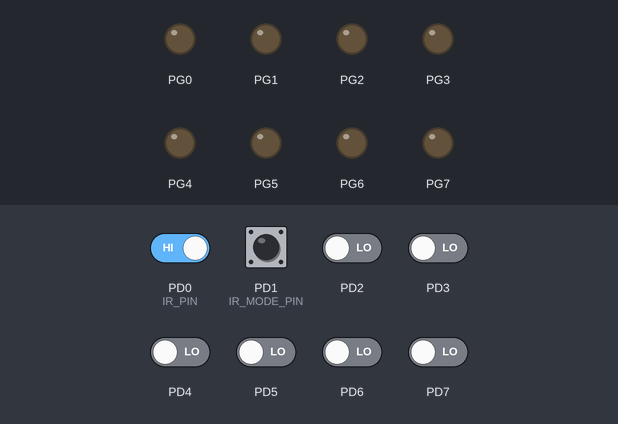
This program was run on a simulated ATmega128, built with avr-gcc and emulated at 8 MHz (the files do not name the chip). On the bench: output pins drawn as LEDs (lit = HIGH). The test bench sets the inputs (shaded band); at power-on: PD0 (IR_PIN), PD1 (IR_MODE_PIN) HIGH, PD2–7 LOW.

Above: at 1.2 s.
1.3 s: PD0 (IR_PIN) driven LOW
At 2.1 s:
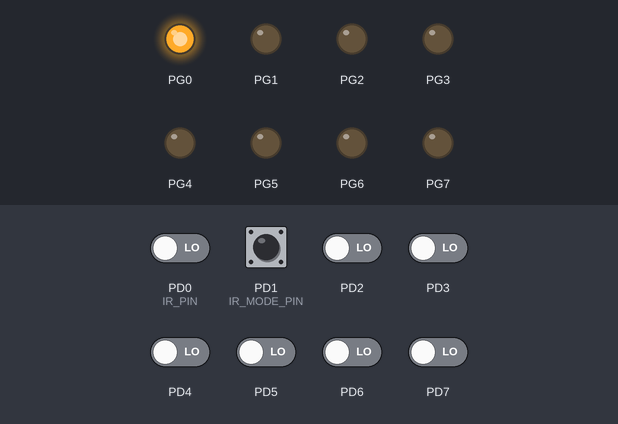
2.8 s: PD0 (IR_PIN) driven HIGH
At 3.3 s:
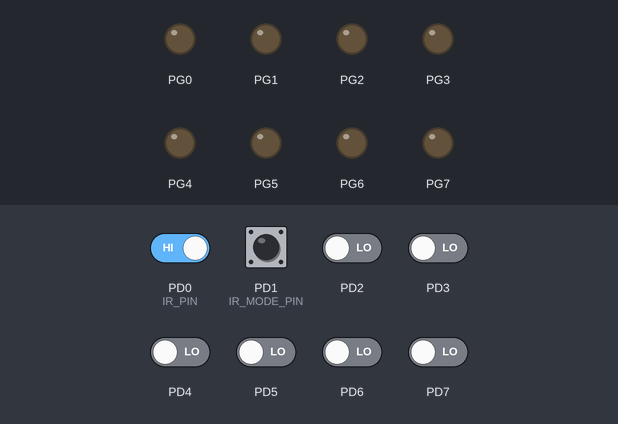
Timing chart, 0 to 5.8 s (numbered marks = the images above; inputs shaded):
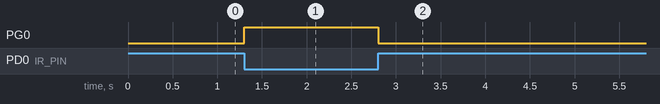

Measured:
- after the input at 1.3 s, PG0: LOW → HIGH at once
- after the input at 2.8 s, PG0: HIGH → LOW at once

The program:

main.c
```c
#include "ir_sensor/ir.h"
#include "util/delay.h"
#include "avr/io.h"
#include "avr/interrupt.h"

int main(void)
{
  //initialize IR with mode
	ir_init(IR_MODE_PIN);
	//state to take value in
	ir_state state = ir_no_change;
	//for testing driver
	DDRG = 0xFF;
	//enable global interrupt
	sei();
  while(1)
  {
    //get new state
    state = ir_get_state(IR_MODE_PIN);
    //action to be done
    if(state == ir_obstacle)
    {
      PORTG |= (1 << 0);
    }
    else if(state == ir_no_obstacle)
    {
      PORTG &= ~(1 << 0);
    }
  }
}
```

ext_interrupt.c
```c
#include "ext_interrupt.h"
#include "avr/io.h"
#include "avr/interrupt.h"

void exti_init(unsigned char exti_select)
{
	//interrupt pin as input
	if(exti_select < 4)
	{
		DDRD &= ~(1 << exti_select);		//input
		#if (EXTI_PULLUP_INPUT == 1)
			PORTD |= (1 << exti_select);	//activate pull up
		#endif
	}
	else if(exti_select >= 4)
	{
		DDRE &= ~(1 << exti_select);		//input
		#if (EXTI_PULLUP_INPUT == 1)
			PORTE |= (1 << exti_select);	//activate pull up
		#endif
	}
}

void exti_onoff(unsigned char exti_select, unsigned char status)
{
	if(status == 1)			    //enabling interrupt
		EIMSK |= (1 << exti_select);
	else if(status == 0)		//disabling interrupt
		EIMSK &= ~(1 << exti_select);
}

void exti_change_mode(unsigned char exti_select, unsigned char exti_mode)
{
	//interrupt trigger action
	if(exti_select < 4)
	{
		EICRA |= ( exti_mode << (exti_select * 2) );
	}
	else if(exti_select >= 4)
	{
		EICRB |= ( exti_mode << ( (exti_select - 4) * 2 ) );
	}
}

void (*ptr_to_callback[8])(void);
void exti_callback(void (*ptr_service_func)(void), unsigned char exti_select)
{
	ptr_to_callback[exti_select] = ptr_service_func;
}

ISR(INT0_vect)
{
	//execute the function made by user
	(*ptr_to_callback[0])();
}

ISR(INT1_vect)
{
	//execute the function made by user
	(*ptr_to_callback[1])();
}

ISR(INT2_vect)
{
	//execute the function made by user
	(*ptr_to_callback[2])();
}

ISR(INT3_vect)
{
	//execute the function made by user
	(*ptr_to_callback[3])();
}

ISR(INT4_vect)
{
	//execute the function made by user
	(*ptr_to_callback[4])();
}

ISR(INT5_vect)
{
	//execute the function made by user
	(*ptr_to_callback[5])();
}

ISR(INT6_vect)
{
	//execute the function made by user
	(*ptr_to_callback[6])();
}

ISR(INT7_vect)
{
	//execute the function made by user
	(*ptr_to_callback[7])();
}
```

ext_interrupt.h
```c
#ifndef EXT_INTERRUPT_H_
#define EXT_INTERRUPT_H_

#define	EXTI_ON_CHANGE		1
#define EXTI_FALLING		  2
#define EXTI_RISING		    3

#ifndef EXTI_PULLUP_INPUT
	#define EXTI_PULLUP_INPUT	0
#endif

void exti_init(unsigned char);
void exti_onoff(unsigned char, unsigned char);
void exti_change_mode(unsigned char, unsigned char);
void exti_callback(void (*ptr_service_func)(void), unsigned char exti_select);

#endif /* EXT_INTERRUPT_H_ */
```

ir.c
```c
#include "ir.h"

//ir is normally high and gives low when something on the way

//normal pin mode variables and functions
static unsigned char ir_new_state = 1;
static unsigned char ir_old_state = 1;
static void ir_read();

//interrupt mode variables & functions
volatile ir_state ir_edge_flag = 0;
static void ir_interrupt();

//used by both
volatile ir_state state = ir_no_change;

void ir_init(unsigned char mode)
{
	//enable external interrupt on falling edge
	switch(mode)
	{
		case IR_MODE_INT:
			//initialize interrupt
			exti_init(IR_PIN);
			//enable interrupt
			exti_onoff(IR_PIN, 1);
			//make mode falling
			exti_change_mode(IR_PIN, EXTI_FALLING);
			//send function to ISR
			exti_callback(ir_interrupt, IR_PIN);
		break;

		case IR_MODE_PIN:
			//define IR pin as input
			IR_DDR &= ~(1 << IR_PIN);
		break;
	}
}

void ir_read()
{
	//read and put data in new state
	ir_new_state = (IR_PORT >> IR_PIN) & 0x01;
	//check if any change occurred
	if(ir_new_state == 0 && ir_old_state == 1)
		state = ir_obstacle;
	else if(ir_new_state == 1 && ir_old_state == 0)
		state = ir_no_obstacle;
	//put new state in old state
	ir_old_state = ir_new_state;
}

void ir_interrupt()
{
	if(ir_edge_flag == 0)
	{
		ir_edge_flag = 1;
		exti_change_mode(IR_PIN, EXTI_RISING);
		state = ir_obstacle;
	}
	else if(ir_edge_flag == 1)
	{
		ir_edge_flag = 0;
		exti_change_mode(IR_PIN, EXTI_FALLING);
		state = ir_no_obstacle;
	}
}

ir_state ir_get_state(unsigned char mode)
{
	switch(mode)
	{
		case IR_MODE_INT:
		//do nothing interrupt does everything
		break;

		case IR_MODE_PIN:
		ir_read();
		break;
	}
	return state;
}
```

ir.h
```c
#ifndef IR_H_
#define IR_H_

#ifndef F_CPU
	#define F_CPU	8000000UL
#endif

#ifndef	NULL
	#define NULL   ( (void*)0 )
#endif

#include	"avr/io.h"
#include	"../ext_interrupt/ext_interrupt.h"
#include	"util/delay.h"

#define IR_DDR	DDRD
#define IR_PORT	PIND
#define	IR_PIN	0

#define IR_MODE_INT 0
#define IR_MODE_PIN 1

typedef enum
{
	ir_no_obstacle,
	ir_obstacle,
	ir_no_change
}ir_state;

void ir_init(unsigned char);
ir_state ir_get_state(unsigned char);

#endif /* IR_H_ */
```

ext_interrupt.c
```c
#include "ext_interrupt.h"
#include "avr/io.h"
#include "avr/interrupt.h"

void exti_void_init(unsigned char exti_select)
{
	//interrupt trigger action
	if(exti_select < 4)
	{
		EICRA |= ( EXTI_MODE << (exti_select * 2) );
		//define interrupt pins as inputs
		DDRD &= ~(1 << exti_select);		//input
		#if (EXTI_PULLUP_INPUT == 1)
		PORTD |= (1 << exti_select);		//activate pull up
		#endif
	}
	else if(exti_select >= 4)
	{
		EICRB |= ( EXTI_MODE << ( (exti_select - 4) * 2 ) );
		//define interrupt pins as inputs
		DDRE &= ~(1 << exti_select);		//input
		#if (EXTI_PULLUP_INPUT == 1)
		PORTE |= (1 << exti_select);		//activate pull up
		#endif
	}
}

void exti_void_onoff(unsigned char exti_select, unsigned char status)
{
	if(status == 1)				//enabling interrupt
		EIMSK |= (1 << exti_select);
	else if(status == 0)		//disabling interrupt
		EIMSK &= ~(1 << exti_select);
}

void (*ptr_to_callback[8])(void);
void exti_void_callback(void (*ptr_service_func)(void), unsigned char exti_select)
{
	ptr_to_callback[exti_select] = ptr_service_func;
}

ISR(INT0_vect)
{
	//execute the function made by user
	(*ptr_to_callback[0])();
}

ISR(INT1_vect)
{
	//execute the function made by user
	(*ptr_to_callback[1])();
}

ISR(INT2_vect)
{
	//execute the function made by user
	(*ptr_to_callback[2])();
}

ISR(INT3_vect)
{
	//execute the function made by user
	(*ptr_to_callback[3])();
}

ISR(INT4_vect)
{
	//execute the function made by user
	(*ptr_to_callback[4])();
}

ISR(INT5_vect)
{
	//execute the function made by user
	(*ptr_to_callback[5])();
}

ISR(INT6_vect)
{
	//execute the function made by user
	(*ptr_to_callback[6])();
}

ISR(INT7_vect)
{
	//execute the function made by user
	(*ptr_to_callback[7])();
}
```

ext_interrupt.h
```c
#ifndef EXT_INTERRUPT_H_
#define EXT_INTERRUPT_H_

#define	EXTI_ON_CHANGE		1
#define EXTI_FALLING		  2
#define EXTI_RISING			  3

#ifndef	EXTI_MODE
	#define EXTI_MODE			EXTI_RISING
#endif

#ifndef EXTI_PULLUP_INPUT
	#define EXTI_PULLUP_INPUT	0
#endif

void exti_void_init(unsigned char);
void exti_void_onoff(unsigned char, unsigned char);
void exti_void_callback(void (*ptr_service_func)(void), unsigned char exti_select);

#endif /* EXT_INTERRUPT_H_ */
```
